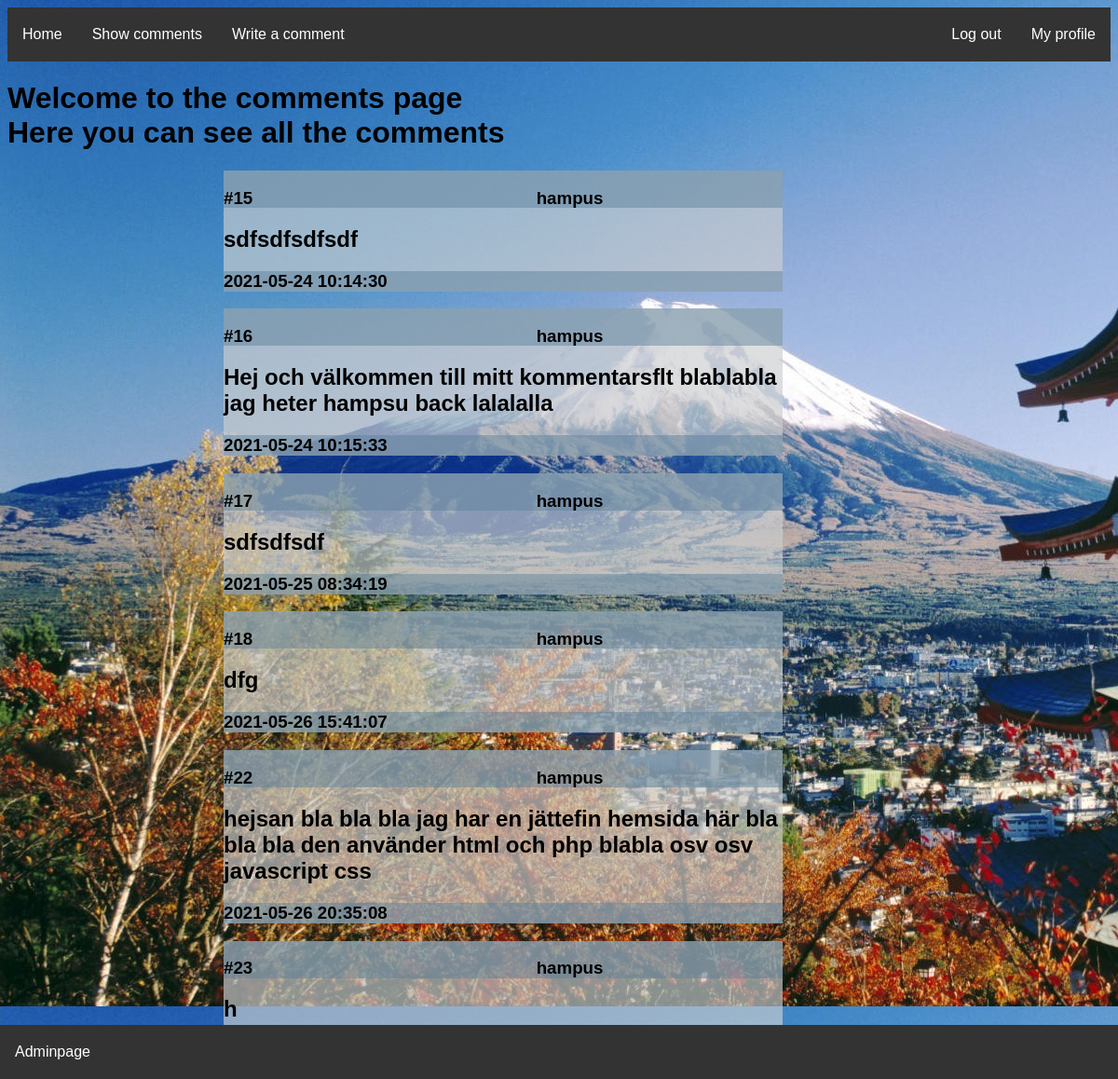
Page /comments.php (signed in) on the committed database.
### tables this page shows
CREATE TABLE "Comments" (
	"commentID"	INTEGER,
	"nameID"	INTEGER,
	"name"	TEXT,
	"comment"	TEXT,
	"date"	TEXT,
	PRIMARY KEY("commentID" AUTOINCREMENT)
);

### db/Comments/dbComments.php (the view, shortened to what this page needs)
<?php
function Show(){
$db = new SQLite3("db/labb2db.db");
$result = $db->query("SELECT comment, name, commentID, date FROM 'Comments' ORDER BY commentID");
while ($row = $result->fetchArray())
{
    echo "<div class='commentBox'>
    <div class='commentTop'>
    <h3 id='idNum'> #" . $row['commentID'] . "</h3> <h3 id='idName'>" . $row['name'] . "</h3>
    </div>
    <div class='commentMid'>
    <h2>" . $row['comment'] . "</h2>
    </div>
    <div class='commentBottom'>
    <h3>" . $row['date'] . "</h3>
    </div>
    </div>";
}
}
?>

### comments.php (shortened to what this page needs)
<!DOCTYPE html>
<html>
<head>
    <link rel="stylesheet" href="./css/style.css">
</head>
<body>
    <?php
include "html/_header.php";
?>
    <div class="box" id="boxComment">
        <h1>Welcome to the comments page <br>
            Here you can see all the comments </h1>
    </div>
    <?php
     echo "<div id='center'>";
    include "db/Comments/dbComments.php";
    Show();
    echo "</div>";
    ?>
    <?php
include "html/_footer.php";
    ?>
</body>
</html>

### html/_header.php (shortened to what this page needs)
<ul>
        <li><a href="index.php">Home</a></li>
        <li><a href="comments.php">Show comments</a></li>
        <li><a href="writeComment.php">Write a comment</a></li>
        <?php
        if(isset($_SESSION['username'])){
            echo "<li style='float: right;'><a href='profile.php'>My profile</a></li>
            <li class='right'><a href='db/Login_Register/logout_process.php'>Log out</a></li>";
        }
        ?>
    </ul>

### html/_footer.php
<div id="spacer">
</div>
<div class="footer">
        <ul>
        <li><a href="adminpage.php">Adminpage</a></li>
</ul>
    </div>

### css/style.css (style rules this page uses)
body { background: rgb(138, 169, 194); font-family:Arial, Helvetica, sans-serif; background-image: url(../img/1615081173119.jpg); }
*, *::before, *::after { box-sizing: border-box; }
ul { list-style-type: none; margin: 0; padding: 0; overflow: hidden; background-color: #333; }
li { float: left; }
li a { display: block; color: white; text-align: center; padding: 20px 16px; text-decoration: none; }
#idNum { display: inline-block; margin-right: 300px; }
#idName { display: inline-block; }
.commentBox { width: 600px; background-color: rgba(203, 207, 209, 0.658); padding: 0%; }
.commentTop { background-color: rgba(93, 129, 153, 0.479); height: 40px; }
.commentMid { width: 600px; }
.commentBottom { background-color: rgba(93, 129, 153, 0.479); }
#center { position: absolute; left: 20%; }
.footer { position: fixed; left: 0; bottom: 0; width: 100%; background-color: #333; color: white; text-align: center; }
#spacer { text-indent: 5em; height: 200px; }
.right { float: right; }

### rows in the picture
comments: commentID "15", name "hampus", comment "sdfsdfsdfsdf", date "2021-05-24 10:14:30"
comments: commentID "16", name "hampus", comment "Hej och välkommen till mitt kommentarsflt blablabla jag heter hampsu back lalalalla", date "2021-05-24 10:15:33"
comments: commentID "17", name "hampus", comment "sdfsdfsdf", date "2021-05-25 08:34:19"
comments: commentID "18", name "hampus", comment "dfg", date "2021-05-26 15:41:07"
comments: commentID "22", name "hampus", comment "hejsan bla bla bla jag har en jättefin hemsida här bla bla bla den använder html och php blabla osv osv javascript css", date "2021-05-26 20:35:08"
comments: commentID "23", name "hampus", comment "h"
